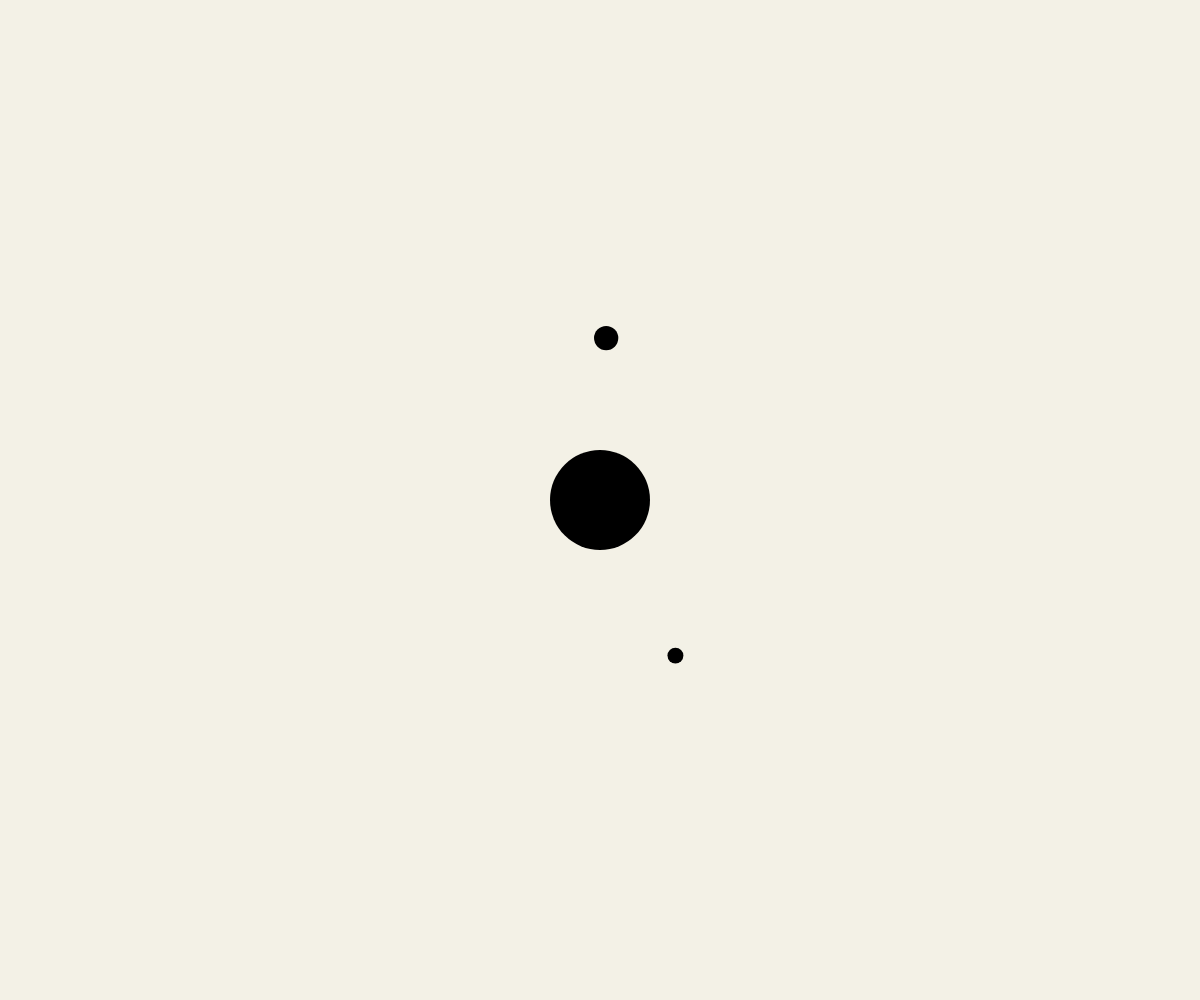
Frame 1 (no input)
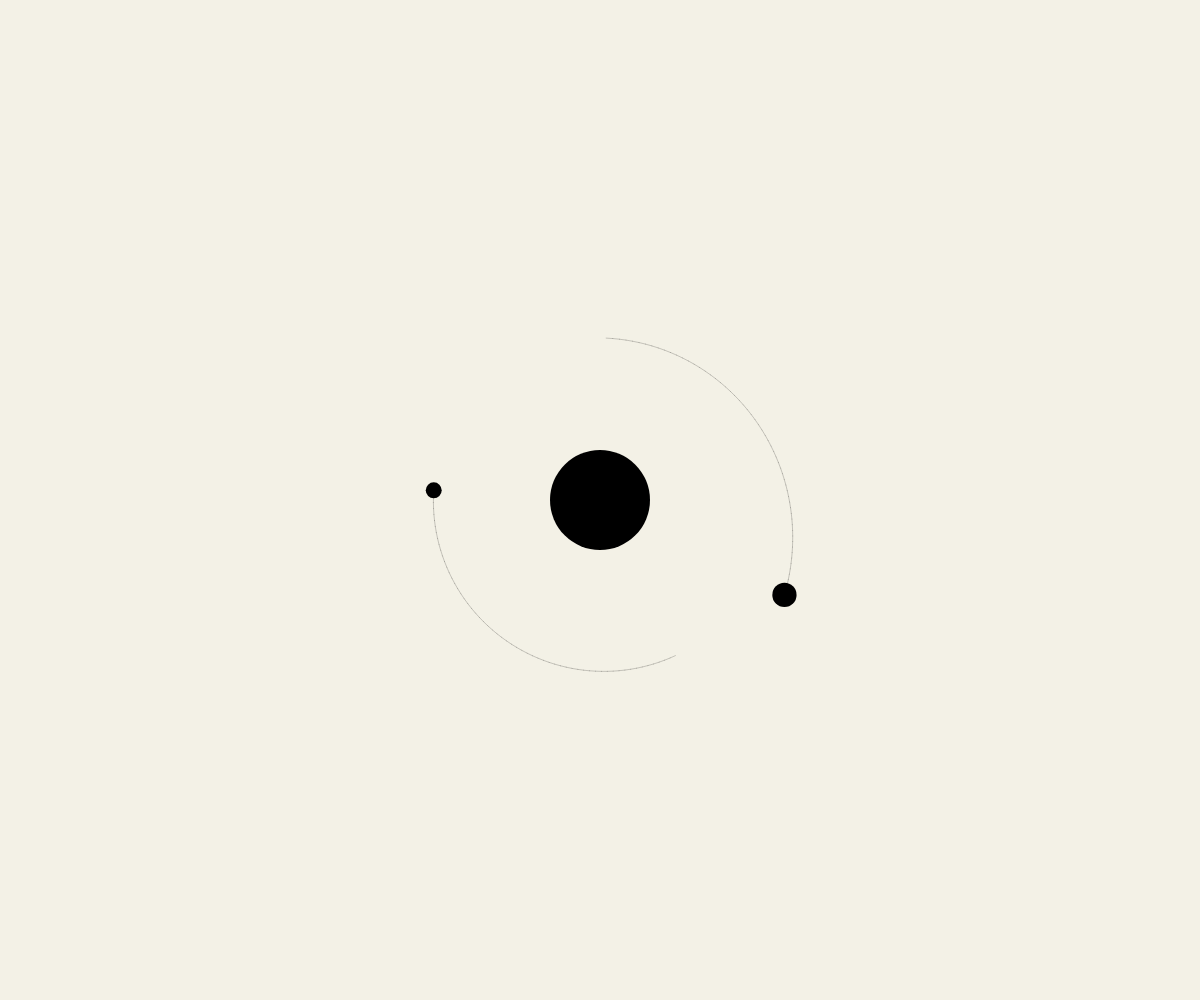
Frame 60 (no input)
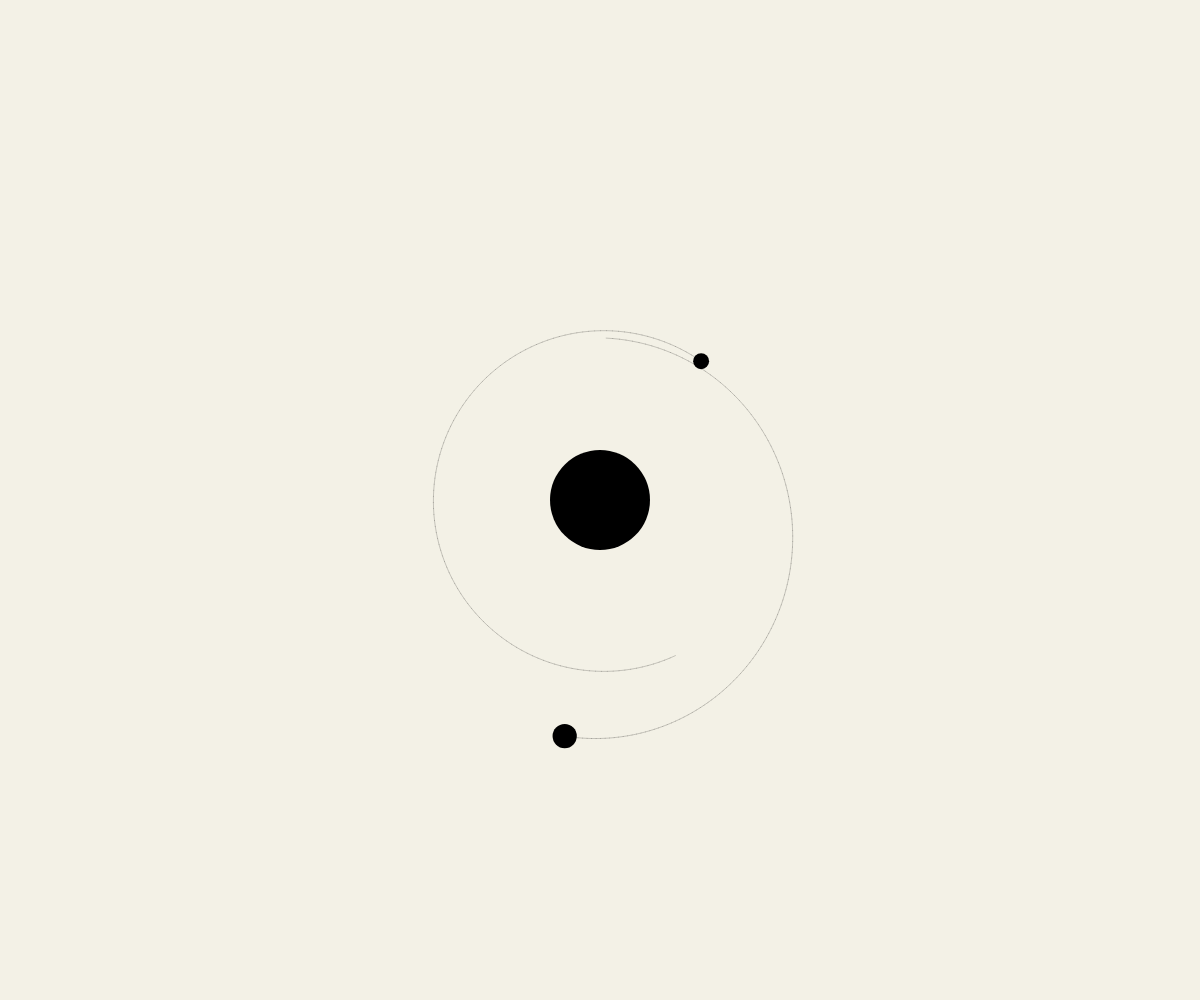
Frame 120 (the mouse pressed at the canvas centre since frame 60)

The p5.js sketch that drew these frames (run headless with seeded random() and noise() and a simulated clock; from frame 60 on, the mouse is pressed at the canvas centre):

// p5.js sketch
// ── sketch.js
let planets = []
let sun
let numPlanets = 2
let G = 120
let destabilise = 0.15

function setup() {
    createCanvas(windowWidth, windowHeight)
    console.log("Resolution")
    console.log(windowWidth, windowHeight)
    sun = new Body(50, createVector(0, 0), createVector(0, 0))

    // Initialise the planets
    for (let i = 0; i < numPlanets; i++) {
        let mass = random(5, 15)
        let radius = random(sun.d, min(windowWidth / 2.5, windowHeight / 2.5))
        let angle = random(0, TWO_PI)
        let planetPos = createVector(radius * cos(angle), radius * sin(angle))

        // Find direction of orbit and set velocity
        let planetVel = planetPos.copy()
        if (random(1) < 0.1) planetVel.rotate(-HALF_PI)
        else planetVel.rotate(HALF_PI) // Direction of orbit
        planetVel.normalize()
        planetVel.mult(sqrt((G * sun.mass) / (radius))) // Circular orbit velocity
        planetVel.mult(random(1 - destabilise, 1 + destabilise)) // create elliptical orbit

        planets.push(new Body(mass, planetPos, planetVel))
    }
}

function draw() {
    background(243,241,230)
    translate(width / 2, height / 2)
    for (let i = numPlanets - 1; i >= 0; i--) {
        sun.attract(planets[i])
        planets[i].move()
        planets[i].show()
    }
    sun.show()
}


function Body(_mass, _pos, _vel) {
    this.mass = _mass
    this.pos = _pos
    this.vel = _vel
    this.d = this.mass * 2
    this.thetaInit = 0
    this.path = []
    this.pathLen = Infinity

    this.show = function() {
        stroke(0, 50)
        for (let i = 0; i < this.path.length - 2; i++) {
            line(this.path[i].x, this.path[i].y, this.path[i + 1].x, this.path[i + 1].y, )
        }
        fill(0);
        noStroke()
        ellipse(this.pos.x, this.pos.y, this.d, this.d)
    }


    this.move = function() {
        this.pos.x += this.vel.x
        this.pos.y += this.vel.y
        this.path.push(createVector(this.pos.x, this.pos.y))
        if (this.path.length > 200) this.path.splice(0, 1)
    }

    this.applyForce = function(f) {
        this.vel.x += f.x / this.mass
        this.vel.y += f.y / this.mass
    }

    this.attract = function(child) {
        let r = dist(this.pos.x, this.pos.y, child.pos.x, child.pos.y)
        let f = (this.pos.copy()).sub(child.pos)
        f.setMag((G * this.mass * child.mass) / (r * r))
        child.applyForce(f)
    }

}
// ── maket2.html
<html lang="en">
<head>
    <meta charset="UTF-8">
    <meta http-equiv="X-UA-Compatible" content="IE=edge">
    <meta name="viewport" content="width=device-width, initial-scale=1.0">
    <link rel="stylesheet" href="style.css">
    <link href="https://fonts.googleapis.com/css2?family=Roboto&display=swap" rel="stylesheet">
    <link rel="preconnect" href="https://fonts.gstatic.com">
<link href="https://fonts.googleapis.com/css2?family=Russo+One&display=swap" rel="stylesheet">

    <title>Comp</title>
    <meta property="og:title" content="solar system">
    <meta property="og:description" content="Generative code art by Michael Ruppe.">
    <script src="https://cdn.jsdelivr.net/npm/p5@1.1.9/lib/p5.js"></script>
</head>
<body>
   <div class="section">
     <div class="line">
       <div class="section0">
         <p>Onay.Physics</p>
         <!-- <img src="onay.png" alt=""> -->
        </div>
        <div class="section1">
          <iframe src="index.html" height="400px" width="600px" frameborder="0" style="padding-top: 70px"></iframe>
        </div>
      </div>
        <div class="input">
          <input type="text" name="name" placeholder="Search">
       <div class="search"><button><img class="bt" src="C:\Users\User1\Downloads\loupe 1.png" alt=""></button></div>
      </div>
   </div>
</body>
</html>
// ── style.css
body{
    margin: 0;
    max-width: 1680px;
    max-height: 1050px;
    background-color: #f3f1e6;
}
.line{
    margin-top: 100px;
    margin-left: 100px;
}
.input{
    display: flex;
    padding:30px 170px ;
}
.input input{
    width: 250px;
    height: 50px;
}
.search{
    margin-left: 5px;
}
.search img{
    height: 44px;
}
.line{
    display: flex;
    
}
.section0 p{
    font-size: 80px;
    font-family: 'Russo One', sans-serif;
    color:#f3f1e6;
   
    border:1px solid black ;
    padding: 20px 20px;
    background-color: black;
}
.section1{
    margin-left: 150px;
}
@media(max-width:415px){
    .section0 p{
        margin-top: 120px;
        margin-left: 20px;
        font-size: 40px;
    }
    .section0{
    }
    .section0 img{
        height: 100px;
    }
    .section1 iframe{
        height: 300px;
        width: 410px;
    }
    body {
        display: row;
    }
    .line{
        display: block;
    }
    .section1{
    margin-left: 0;        
    }
    .input input{
        padding-right: 50px;
        width: 350px;
        height: 50px;
        
    }
}
